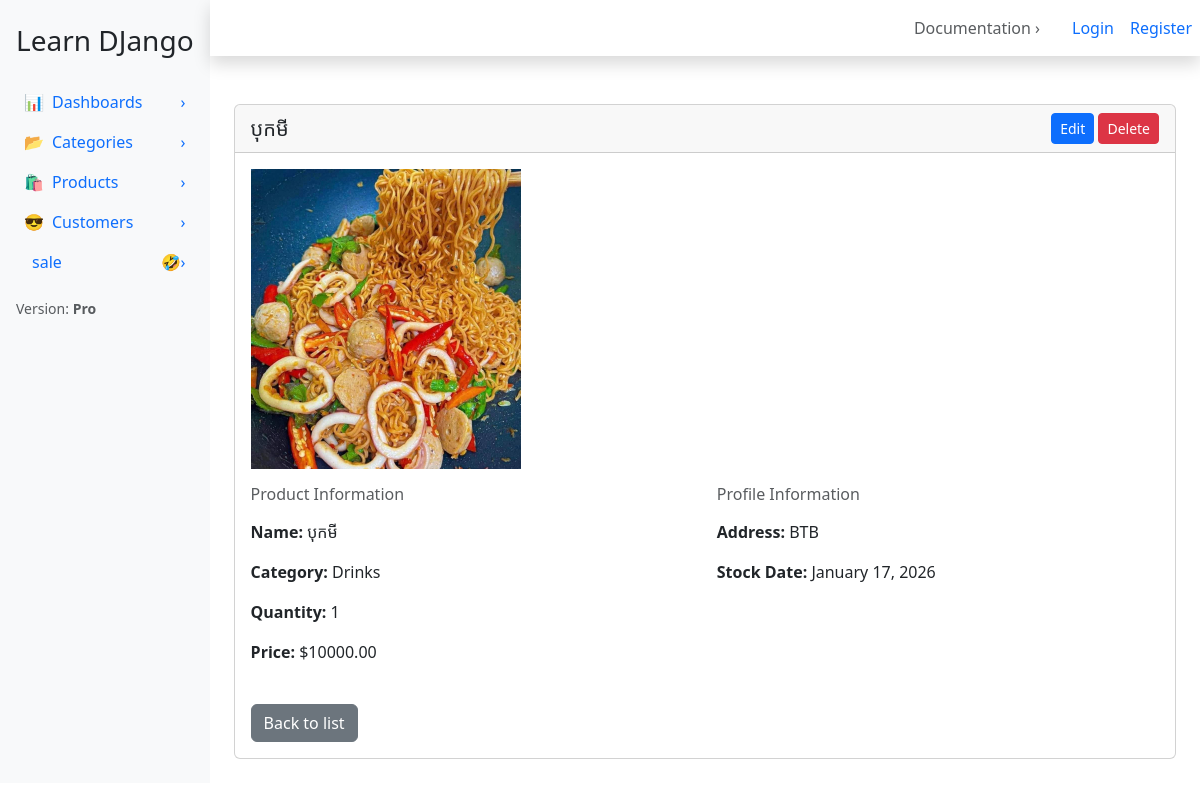
/product/1/, run on the app's committed database.
### apps/product/models.py (models this page shows, shortened)
class Product(models.Model):
    name = models.CharField(max_length=200)
    photo = models.ImageField(upload_to='products_photo/', blank=True, null=True)
    quantity = models.PositiveIntegerField(default=0)
    price = models.DecimalField(max_digits=10, decimal_places=2, default=0)
    category = models.ForeignKey(
        Category,
        on_delete=models.CASCADE,
        related_name='products',
        blank=True,
        null=True
    )

class ProductProfile(models.Model):
    product = models.OneToOneField(
        Product,
        on_delete=models.CASCADE,
        related_name='product_profile'
    )
    address = models.TextField(blank=True, null=True)
    stock_date = models.DateField(blank=True, null=True)

### apps/category/models.py (models this page shows, shortened)
class Category(models.Model):
    name = models.CharField(max_length=100)
    description = models.TextField(blank=True)

### apps/product/views.py (the view)
# urls.py: path('<int:pk>/', ProductDetailView.as_view(), name='product_detail'),
class ProductDetailView(DetailView):
    model = Product
    template_name = 'product/detail_product.html'
    context_object_name = 'product'

### apps/product/templates/product/detail_product.html
{% extends 'base.html' %}
{% block content %}
<div class="card">
  <div class="card-header d-flex justify-content-between align-items-center">
    <h5 class="mb-0">{{ product.name }}</h5>
    <div>
      <a href="{% url 'list_product:product_edit' product.pk %}" class="btn btn-sm btn-primary">Edit</a>
      <a href="{% url 'list_product:product_delete' product.pk %}" class="btn btn-sm btn-danger">Delete</a>
    </div>
  </div>
  <div class="card-body">
    {% if product.photo %}
      <img src="{{ product.photo.url }}" class="img-fluid mb-3" alt="{{ product.name }}" style="max-height: 300px; object-fit: contain;">
    {% endif %}
    <div class="row">
      <div class="col-md-6">
        <h6 class="text-muted mb-3">Product Information</h6>
        <p><strong>Name:</strong> {{ product.name }}</p>
        <p><strong>Category:</strong>
          {% if product.category %}
            {{ product.category.name }}
          {% else %}
            <span class="text-muted">No category assigned</span>
          {% endif %}
        </p>
        <p><strong>Quantity:</strong> {{ product.quantity }}</p>
        <p><strong>Price:</strong> ${{ product.price }}</p>
      </div>
      <div class="col-md-6">
        <h6 class="text-muted mb-3">Profile Information</h6>
        {% if product.product_profile %}
          <p><strong>Address:</strong>
            {% if product.product_profile.address %}
              {{ product.product_profile.address }}
            {% else %}
              <span class="text-muted">Not provided</span>
            {% endif %}
          </p>
          <p><strong>Stock Date:</strong>
            {% if product.product_profile.stock_date %}
              {{ product.product_profile.stock_date|date:"F d, Y" }}
            {% else %}
              <span class="text-muted">Not provided</span>
            {% endif %}
          </p>
        {% else %}
          <p class="text-muted">No profile information available</p>
        {% endif %}
      </div>
    </div>
    <div class="mt-4">
      <a href="{% url 'list_product:product_list' %}" class="btn btn-secondary">Back to list</a>
    </div>
  </div>
</div>
{% endblock %}

### data on the page
Product: name "បុកមី", photo (picture), category.name "Drinks", quantity "1", price "10000.00", product_profile.address "BTB", product_profile.stock_date "January 17, 2026"
